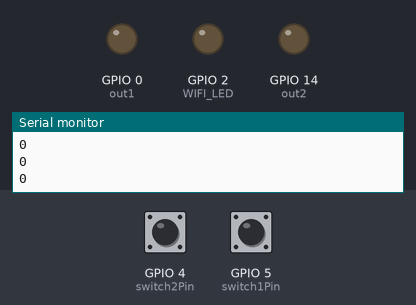
Recording of a sketch running on a simulated ESP8266 (NodeMCU). On the bench: output pins drawn as LEDs (lit = HIGH), the last lines printed to the serial monitor. The inputs (shaded band) are chosen by the test bench; at power-on: GPIO 4 (switch2Pin) HIGH, GPIO 5 (switch1Pin) HIGH. WiFi joins after 1.5 s; servers stay silent unless stated; the Firebase database answers and starts empty.

Above: at 6.2 s.
6.3 s: GPIO 4 (switch2Pin) pulled LOW for 0.15 s
At 7.3 s:
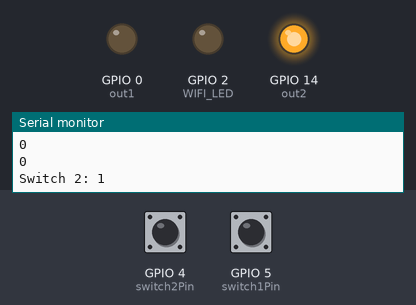
7.9 s: GPIO 5 (switch1Pin) pulled LOW for 0.15 s
At 9.0 s:
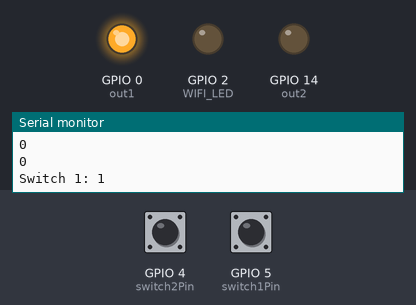
10.0 s: GPIO 4 (switch2Pin) pulled LOW for 1 s
At 10.5 s:
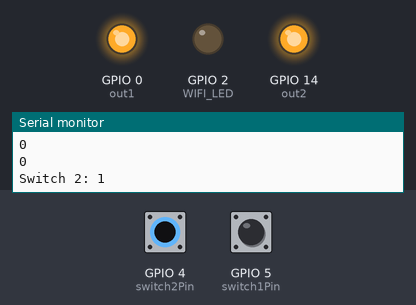
12.5 s: GPIO 5 (switch1Pin) pulled LOW for 1 s
At 14.4 s:
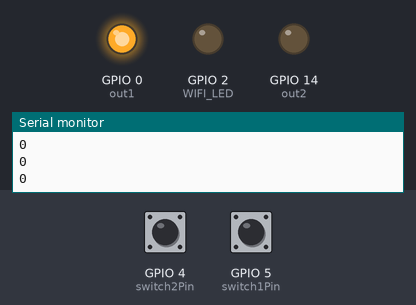
Timing chart, 0 to 15.9 s (numbered marks = the images above; inputs shaded):
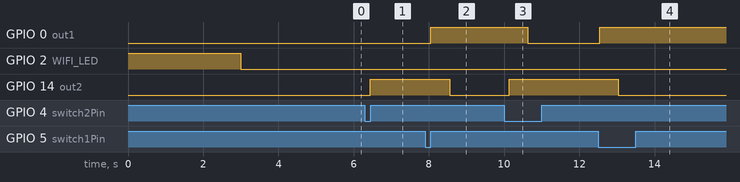

Measured:
- after the input at 6.3 s, GPIO 14 (out2): LOW → HIGH after 0.15 s
- after the input at 7.9 s, GPIO 0 (out1): LOW → HIGH after 0.15 s; GPIO 14 (out2): HIGH → LOW after 0.65 s
- after the input at 10.0 s, GPIO 0 (out1): HIGH → LOW after 0.63 s; GPIO 14 (out2): LOW → HIGH after 0.13 s
- after the input at 12.5 s, GPIO 0 (out1): LOW → HIGH at once; GPIO 14 (out2): HIGH → LOW after 0.54 s

The sketch:

Firebase_Conncet_with_Node_Mcu.ino
```cpp
#include <ESP8266WiFi.h>
#include <ESP8266Firebase.h>
#include <ArduinoJson.h>

// Switch pin
const int switch1Pin = 5;  // D1
const int switch2Pin = 4;  // D2

// Switch state
bool switch1State = false;
bool switch2State = false;
bool preState1 = false;
bool preState2 = false;

// Output pin
const int out1 = 0;     // D3
const int out2 = 14;     // D5

// LED pin
const int WIFI_LED = 2;     // D4

const char* ssid = "home_wifi";
const char* pass = "";

// #define ref_url "https://testesp8266-12b0e-default-rtdb.asia-southeast1.firebasedatabase.app/"
#define ref_url "https://testesp8266-1427e-default-rtdb.firebaseio.com/"

Firebase firebase(ref_url);

String path1 = "data/switch1";
String path2 = "data/switch2";
String status = "connect_status";

// Define pin state
volatile bool state1 = false;
volatile bool state2 = false;

bool isChanged = false;

void IRAM_ATTR btn1() {
    state1 = true;
    // Serial.println("Btn 1 pressed");
}
void IRAM_ATTR btn2() {
    state2 = true;
    // Serial.println("Btn 2 pressed");
}

// JSON CAPACITY
const size_t capacity = JSON_OBJECT_SIZE(2) + 50;

void setup() {
    Serial.begin(115200);

    // Switch PinMode
    pinMode(switch1Pin, INPUT_PULLUP);
    pinMode(switch2Pin, INPUT_PULLUP);

    // Pin attach
    attachInterrupt(digitalPinToInterrupt(switch1Pin), btn1, FALLING);
    attachInterrupt(digitalPinToInterrupt(switch2Pin), btn2, FALLING);

    // Output pinMode
    pinMode(out1, OUTPUT);
    pinMode(out2, OUTPUT);

    // LED pinMode
    pinMode(WIFI_LED, OUTPUT);

    digitalWrite(WIFI_LED, HIGH);

    connect_wifi();

    delay(2000);

    // firebase.setInt(status, 1);
}

void loop() {
    // bool newSwitch1State = digitalRead(switch1Pin) == LOW;
    // bool newSwitch2State = digitalRead(switch2Pin) == LOW;
    // connect_wifi();
    // if(WiFi.status() != WL_CONNECTED){
    //     digitalWrite(WIFI_LED, HIGH);
    // }
    // else{
    //     digitalWrite(WIFI_LED, LOW);
    // }

    // if(WiFi.status() != WL_CONNECTED){
    //     digitalWrite(WIFI_LED, HIGH);
    //     connect_wifi();
    // }


    switch_handle();
    output_handle();
    firebase_uploader();
    isChanged = false;
    firebase_data_fetch();

    if(WiFi.status() != WL_CONNECTED){
        digitalWrite(WIFI_LED, HIGH);
        WiFi.mode(WIFI_OFF);
        delay(100);
        WiFi.mode(WIFI_STA);

        WiFi.begin(ssid, pass);

        Serial.println("Connecting to wifi");

        Serial.println();
        Serial.print("Connected to: "); Serial.println(ssid);
        Serial.print("IP: "); Serial.println(WiFi.localIP());

        if(WiFi.status() == WL_CONNECTED) {
            digitalWrite(WIFI_LED, LOW);
        }
    }
}

// Firebase data fetch
void firebase_data_fetch() {
    if(WiFi.status() != WL_CONNECTED) return;

    firebase.json(true);

    String data = firebase.getString("data");

    // Capacity space

    DynamicJsonDocument doc(capacity);

    deserializeJson(doc, data);

    switch1State = (bool)(doc["switch1"]);
    switch2State = (bool)(doc["switch2"]);

    if(preState1 != switch1State) isChanged = true;
    if(preState2 != switch2State) isChanged = true;

    preState1 = switch1State;
    preState2 = switch2State;

    Serial.println(switch1State);
    Serial.println(switch2State);

    delay(10);
}

void connect_wifi() {
    WiFi.mode(WIFI_OFF);
    delay(1000);
    WiFi.mode(WIFI_STA);

    WiFi.begin(ssid, pass);

    Serial.println("Connecting to wifi");
    while(WiFi.status() != WL_CONNECTED) {
        static int cnt = 0;
        cnt++;
        if(cnt >= 20) return;
        delay(1000);
        Serial.print(".");
    }


    Serial.println();
    Serial.print("Connected to: "); Serial.println(ssid);
    Serial.print("IP: "); Serial.println(WiFi.localIP());
    if(WiFi.status() == WL_CONNECTED)
        digitalWrite(WIFI_LED, LOW);
}

// Firebase uploader
void firebase_uploader() {
    if(WiFi.status() != WL_CONNECTED) return;
    if(!isChanged) return;
    if(switch1State) {
        firebase.setInt(path1, (int)1);
    } else {
        firebase.setInt(path1, (int)0);
    }
    if(switch2State) {
        firebase.setInt(path2, (int)1);
    } else {
        firebase.setInt(path2, (int)0);
    }
}

// Output handle
void output_handle() {
    if(!isChanged) return;
    if(switch1State) {
        digitalWrite(out1, HIGH);
    } else {
        digitalWrite(out1, LOW);
    }
    if(switch2State) {
        digitalWrite(out2, HIGH);
    } else {
        digitalWrite(out2, LOW);
    }
}

// Switch handle
void switch_handle() {

    if(state1 == true){
        switch1State = !switch1State;
        state1 = false;
        state2 = false;
        isChanged = true;

        digitalWrite(out1, switch1State);

        Serial.print("Switch 1: "); Serial.println(switch1State);
        delay(500);
    }

    if(state2 == true){
        switch2State = !switch2State;
        state1 = false;
        state2 = false;
        isChanged = true;

        digitalWrite(out2, switch2State);

        Serial.print("Switch 2: "); Serial.println(switch2State);
        delay(500);
    }
    // if (!digitalRead(switch1Pin)) {
    //     switch1State = !switch1State;
    //     // Firebase.setBool(firebaseData, "/switch1", switch1State);
    //     firebase.setInt(path1, switch1State);
    //     Serial.println("Switch 1 updated in Firebase.");
    //     Serial.print("Switch 1: "); Serial.println(switch1State);
    //     delay(300);
    // }

    // if (!digitalRead(switch2Pin)) {
    //     switch2State = !switch2State;
    //     // Firebase.setBool(firebaseData, "/switch2", switch2State);
    //     firebase.setInt(path2, switch2State);
    //     Serial.println("Switch 2 updated in Firebase.");
    //     Serial.print("Switch 2: "); Serial.println(switch2State);
    //     delay(300);
    // }
}
```
